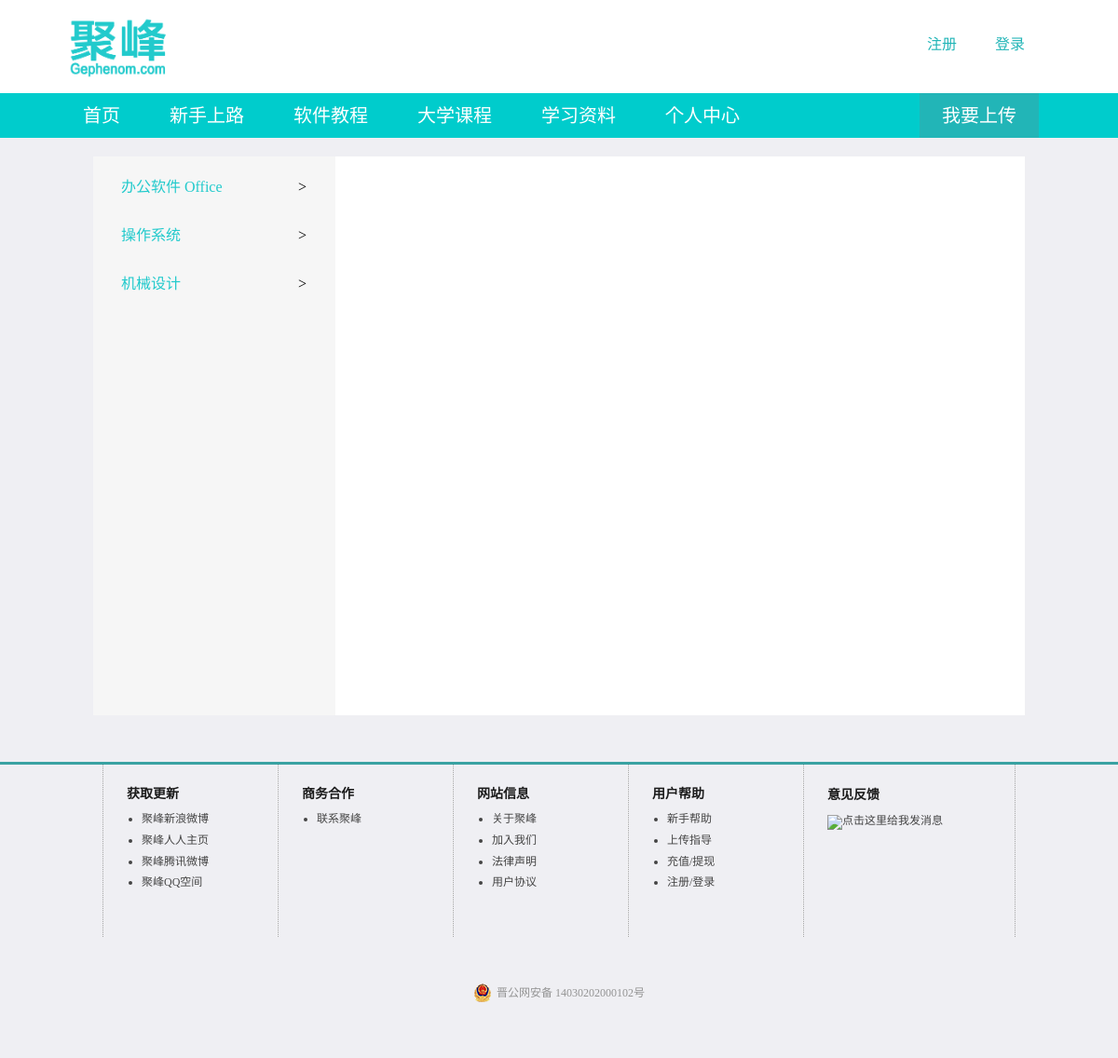
/tutorial/tutorial_topics.php, run on the app's committed database.
### tables this page shows
CREATE TABLE IF NOT EXISTS `tutorial_category0` (
  `id` int(10) unsigned NOT NULL AUTO_INCREMENT,
  `class0` varchar(15) NOT NULL,
  PRIMARY KEY (`id`)
);

### tutorial/tutorial_topics.php (the view, shortened to what this page needs)
<?php
require_once("../repeat_code/head.php");
?>
<link href="tutorial_topics.css" rel="stylesheet" type="text/css">
</head>
<?php
$query="SELECT a.class0,b.* ".
"FROM tutorial_category0 AS a ".
"INNER JOIN tutorial_category1 AS b ON(a.id=b.class0_id) ORDER BY class0_id ASC";
$result=mysqli_query($dbc,$query) or die('出错');
$arr= array();
while($row=mysqli_fetch_array($result)){$arr[] =$row;}
$row0=$arr;
$i=0;
?>
<body>
<?php
require_once("../repeat_code/nav.php")
?>
<div id="frame">
    <div id="page">
        <div id="_21">
        <div class="_2100"></div>
<?php
foreach($row0 as $row){
	if(!($class0==$row['class0'])){$i++;$class0=$row['class0'];?>
<div class="_210" id="_<?php echo $i?>"><div class="jiantou">&gt;</div>
        <p class="word"><?php echo $row['class0']?></p><br /></div>
<?php }}
?>
        </div>
    </div>
</div>
<?php
require_once("../repeat_code/footer.php");
?>
</body>
</html>

### tutorial/tutorial_topics.css (style rules this page uses)
#frame { height:auto; padding-bottom:50px; background-color:#efeff3; padding-top:20px; }
#page { height:auto; background-color:#FFF; margin-left:auto; margin-right:auto; width:1000px; overflow:auto; }
#_21 { float:left; height:600px; width:260px; background-color:#F6F6F6; }
._2100 { width:260px; background-color:#F6F6F6; height:15px; }
._210 { padding-top:10px; padding-bottom:10px; width:260px; background-color:#F6F6F6; }
.word { margin-left:30px; }
.jiantou { margin-right:20px; width:20px; height:20px; float:right; }
.word { color:#22cacc; }

### data on the page
tutorial_category0: class0 "办公软件 Office"
tutorial_category0: class0 "操作系统"
tutorial_category0: class0 "机械设计"
